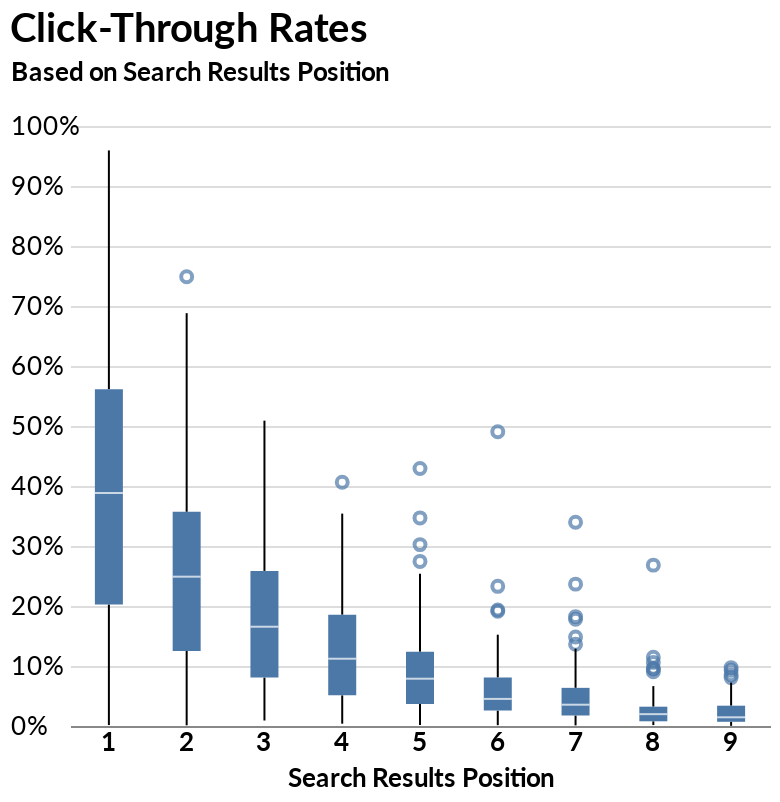

Source (notebook cell):
### Code cell
box = alt.Chart(combined).mark_boxplot().encode(
    x=alt.X('Bin:O', title='Search Results Position'),
    y=alt.Y('ctr:Q', axis=alt.Axis(format='.0%'), title='Based on Search Results Position')
).properties(title='Click-Through Rates', width=350)

box

### Figure 1 — Vega-Lite specification as saved in the notebook (floating-point values rounded to 4 significant figures; data arrays with more than 128 entries replaced by an {"elided": "..."} marker saying what was removed)
{"$schema": "https://vega.github.io/schema/vega-lite/v3.4.0.json", "background": "white", "config": {"axisX": {"grid": false, "labelAngle": 0, "labelFont": "Lato", "labelFontSize": 13, "labelFontWeight": "bold", "ticks": false, "titleFont": "Lato", "titleFontSize": 13, "titleY": 20}, "axisY": {"domainWidth": 0, "labelAlign": "left", "labelFont": "Lato", "labelFontSize": 13, "labelLimit": 100, "labelPadding": 30, "ticks": false, "titleAlign": "left", "titleAngle": 0, "titleFont": "Lato", "titleFontSize": 13, "titleX": -30, "titleY": -20}, "title": {"anchor": "start", "font": "Lato", "fontSize": 20, "offset": 5}, "view": {"strokeOpacity": 0}}, "data": {"name": "data-3c1a9b705722cb8e4f48b768b4fcabff"}, "datasets": {"data-3c1a9b705722cb8e4f48b768b4fcabff": {"elided": "1487 records"}}, "encoding": {"x": {"field": "Bin", "title": "Search Results Position", "type": "ordinal"}, "y": {"axis": {"format": ".0%"}, "field": "ctr", "title": "Based on Search Results Position", "type": "quantitative"}}, "height": 300, "mark": "boxplot", "title": "Click-Through Rates", "width": 350}
